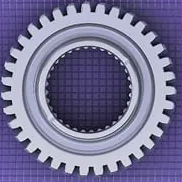
#> input picture codigo/contenidoCursoCodigos/4-OpenCV/9-Contornos/gear1.PNG, 182 x 182 px, found by its file name
$ python '5_ComparaciónDeContornos.py'
#> lines starting #> are read from the running program, lines starting #| are printed output that depends on the picture; after the words box and inside, x2 and y2 are one past the last pixel; in counts of white or black regions, pixels touching at a corner belong together
# -*- coding: utf-8 -*-
"""
Created on Tue Aug  3 19:49:09 2021

@author: Jesus-Mtz
"""
"""Ok, vamos a realizar una comparacion de contornos, el ejercicio es muy simple, vamos a leer dos imagenes
una imagen sera nuestro template o base, la segunda sera la imagen a comparar, las convertiremos en escala de
grises, posteriormente las binarizaremos y aplicaremos operaciones morfologicas, ya en este punto aplicaremos
una extraccion de contornos, estos contornos los almacenaremos en una lista, utilizaremos una lista por
imagen, una vez realizado esto compararemos cada uno de estos contornos entre si y sumaremos sus resultados para
asi calcular el grado de similitud entre los contornos de cada imagen, veamoslo."""

import cv2
import numpy as np

img = cv2.imread('gear1.png')
#> img is the input picture: shape (182, 182, 3); mean B, G, R 148.8, 114.8, 117.2
img2 = cv2.imread('gear2.png')
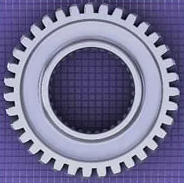
#> input picture codigo/contenidoCursoCodigos/4-OpenCV/9-Contornos/gear2.PNG, 184 x 183 px, found by its file name
#> img2 is the input picture: shape (183, 184, 3); mean B, G, R 151.5, 116.5, 119.1
gray = cv2.cvtColor(img, cv2.COLOR_BGR2GRAY)
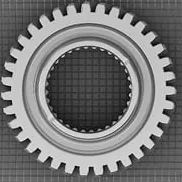
#> gray: shape (182, 182); min 1, max 240, mean 119.4
gray2 = cv2.cvtColor(img2, cv2.COLOR_BGR2GRAY)
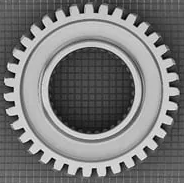
#> gray2: shape (183, 184); min 1, max 249, mean 121.2

_, th = cv2.threshold(gray, 150, 255, cv2.THRESH_BINARY+cv2.THRESH_OTSU)
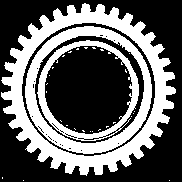
#> th: shape (182, 182); 39.4% white; 30 white regions (27 under 20 px), largest, box (x1, y1, x2, y2) and area: (1, 3, 176, 176) 7578, (25, 26, 152, 154) 3536, (37, 40, 139, 141) 1865
_, th2 = cv2.threshold(gray2, 150, 255, cv2.THRESH_BINARY+cv2.THRESH_OTSU)
#> th2: shape (183, 184); 41.1% white; 8 white regions (7 under 20 px), largest, box (x1, y1, x2, y2) and area: (4, 4, 180, 177) 13824

kernel  =  np.ones (( 5, 5), np.uint8 )
closingImg = cv2.morphologyEx(th, cv2.MORPH_CLOSE, kernel)
#> closingImg: shape (182, 182); 47.4% white; 4 white regions (3 under 20 px), largest, box (x1, y1, x2, y2) and area: (0, 3, 176, 176) 15690
closingImg2 = cv2.morphologyEx(th2, cv2.MORPH_CLOSE, kernel)
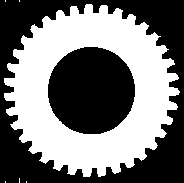
#> closingImg2: shape (183, 184); 47.1% white; 6 white regions (5 under 20 px)

contours, jerarquia = cv2.findContours(closingImg, cv2.RETR_TREE, cv2.CHAIN_APPROX_SIMPLE)
#> contours = 8 contours, 3 with area under 20; largest, box (x1, y1, x2, y2) and area: (0, 3, 176, 176) 21248, (44, 46, 131, 135) 5833, (127, 54, 145, 93) 279, (77, 35, 87, 42) 52, (89, 35, 97, 42) 40; jerarquia = [[1, -1, -1, -1], [2, 0, -1, -1], [3, 1, -1, -1], [-1, 2, 4, -1], [5, -1, -1, 3], [6, 4, -1, 3], [7, 5, -1, 3], [-1, 6, -1, 3]]
contours2, jerarquia2 = cv2.findContours(closingImg2, cv2.RETR_TREE, cv2.CHAIN_APPROX_SIMPLE)
#> contours2 = 7 contours, 5 with area under 20; largest, box (x1, y1, x2, y2) and area: (4, 4, 180, 177) 21396, (47, 46, 136, 135) 6122; jerarquia2 = [[1, -1, -1, -1], [2, 0, -1, -1], [3, 1, -1, -1], [5, 2, 4, -1], [-1, -1, -1, 3], [6, 3, -1, -1], [-1, 5, -1, -1]]

contornosLista = []
for index in range(len(contours)):
    area = cv2.contourArea(contours[index])
    if area > 500 :
        cnt = contours[index]
        contornosLista.append(cnt)
#> this loop made 8 passes
#> area on passes 4 to 8: 21247.5, 279, 5833, 40, 52
#> after the loop, contornosLista = 2 contours; box (x1, y1, x2, y2) and area: (0, 3, 176, 176) 21248, (44, 46, 131, 135) 5833

contornosLista2 = []
for index in range(len(contours2)):
    area = cv2.contourArea(contours2[index])
    if area > 500:
        cnt = contours2[index]
        contornosLista2.append(cnt)
#> this loop made 7 passes
#> area on passes 4 to 5: 21396, 6122
#> after the loop, contornosLista2 = 2 contours; box (x1, y1, x2, y2) and area: (4, 4, 180, 177) 21396, (47, 46, 136, 135) 6122

cv2.drawContours (img2, contornosLista2, -1, (0,255,0), 1)
#> img2: shape (183, 184, 3); 3.34% of pixels changed, all inside (x1, y1, x2, y2) = (4, 4, 180, 177)
cv2.drawContours (img, contornosLista, -1, (0,255,0), 1)
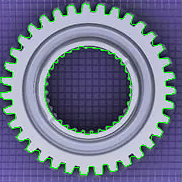
#> img: shape (182, 182, 3); 3.52% of pixels changed, all inside (x1, y1, x2, y2) = (0, 3, 176, 176)

suma = 0.0
for index in range(len(contornosLista)):
    ret = cv2.matchShapes (contornosLista[index], contornosLista2[index],1,0.0)
    suma += ret
#> this loop made 2 passes
#> (ret, suma) on passes 1 to 2: (0.000188, 0.000188), (0.0013, 0.00149)
#> after the loop, suma = 0.00149

if suma > 0.0009:
    img2 = cv2.putText(img2, "No iguales", (10,30), cv2.FONT_HERSHEY_SIMPLEX, 0.5, (0,0,255), 1, cv2.LINE_AA)
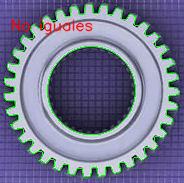
#> img2: shape (183, 184, 3); mean B, G, R 144.2, 118.7, 114.7
else:
    img2 = cv2.putText(img2, "OK", (10,30), cv2.FONT_HERSHEY_SIMPLEX, 0.5, (0,255,0), 1, cv2.LINE_AA)

cv2.namedWindow("testeando",cv2.WINDOW_NORMAL)
cv2.namedWindow("original",cv2.WINDOW_NORMAL)
cv2.imshow("testeando", img2)
cv2.imshow("original", img)
cv2.waitKey(0)
cv2.destroyAllWindows()
